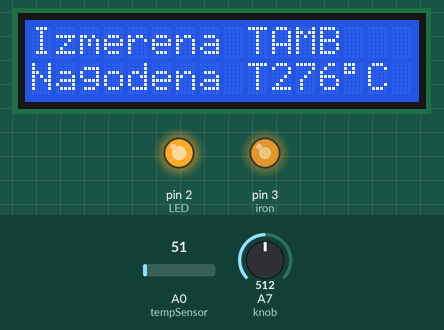
A sketch run on a simulated Arduino Nano, built with avr-gcc and run on an emulated ATmega328P. Shown: 16×2 character LCD, output pins drawn as LEDs (lit = HIGH). Inputs (shaded band) come from the test bench; at power-on: A7 (knob) = 512, A0 (tempSensor) = 51. What the sketch prints to the serial monitor is not drawn.

Above: at 1.2 s.
1.3 s: A7 (knob) set to 0
At 1.9 s:
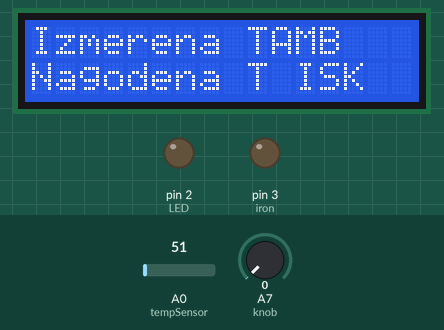
2.8 s: A7 (knob) set to 37
At 3.3 s:
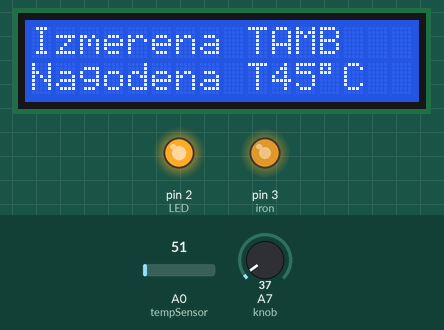
4.3 s: A7 (knob) set to 17
At 5.4 s:
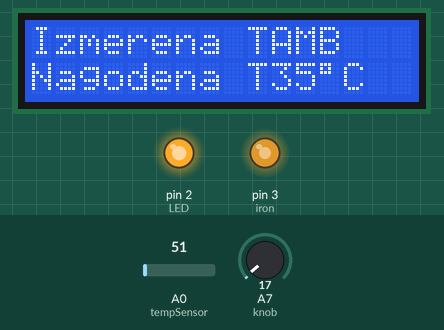
Timing chart, 0 to 7.3 s (numbered marks = the images above; inputs shaded):
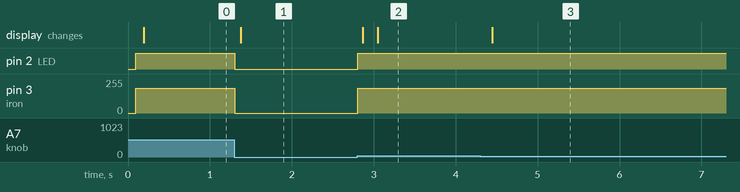

The sketch:

arduino_soldering_station_code.ino
```cpp
#include <Wire.h>
#include <LiquidCrystal_I2C.h>
#include <Arduino.h>


LiquidCrystal_I2C lcd(0x27,16,2);


#define tempSensor A0
#define knob A7
#define iron 3
#define LED 2

int
minTemp = 27,       //Minimum aquired iron tip temp during testing (°C)
maxTemp = 525,      //Maximum aquired iron tip temp during testing (°C)
minADC  = 234,      //Minimum aquired ADC value during minTemp testing
maxADC  = 733,      //Maximum aquired ADC value during minTemp testing

maxPWM    = 185,    //Maximum PWM Power
avgCounts = 5,     //Number of avg samples
lcdInterval = 80,   //LCD refresh rate (miliseconds)

pwm = 0,            //System Variable
tempRAW = 0,        //System Variable
knobRAW = 0,        //System Variable
counter = 0,        //System Variable
setTemp = 0,        //System Variable
setTempAVG = 0,     //System Variable
currentTempAVG = 0, //System Variable
previousMillis = 0; //System Variable

float
currentTemp = 0.0,  //System Variable
store = 0.0,        //System Variable
knobStore = 0.0;    //System Variable

void setup(){
  pinMode(tempSensor,INPUT); //Set Temp Sensor pin as INPUT
  pinMode(knob,INPUT);       //Set Potentiometer Knob as INPUT
  pinMode(iron,OUTPUT);      //Set MOSFET PWM pin as OUTPUT
  pinMode(LED,OUTPUT);       //Set LED Status pin as OUTPUT
  pinMode(A6,INPUT);       //Passthru Pin

  Serial.begin(9600);
  lcd.backlight();
  lcd.begin();
  lcd.clear();
  lcd.setCursor(0,1);lcd.print("Nagodena T: ");
  lcd.setCursor(0,0);lcd.print("Izmerena T: ");
}

void loop(){
  //--------Gather Sensor Data--------//
  knobRAW = analogRead(knob);
  Serial.println(knobRAW);
  //Get analog value of Potentiometer
  setTemp = map(knobRAW,0,1023,minTemp,maxTemp);  //Scale pot analog value into temp unit
  Serial.println(setTemp);
  tempRAW = analogRead(tempSensor);  //Get analog value of temp sensor
  currentTemp = map(analogRead(tempSensor),minADC,maxADC,minTemp,maxTemp);  //Sacle raw analog temp values as actual temp units
  Serial.println(currentTemp);
  //--------Get Average of Temp Sensor and Knob--------//
  if(counter<avgCounts){  //Sum up temp and knob data samples
    store = store+currentTemp;
    knobStore = knobStore+setTemp;
    counter++;
  }
  else{
    currentTempAVG = (store/avgCounts)-1;  //Get temp mean (average)
    setTempAVG = (knobStore/avgCounts);  //Get knob - set temp mean (average)
    knobStore=0;  //Reset storage variable
    store=0;      //Reset storage variable
    counter=0;    //Reset storage variable
  }

  //--------PWM Soldering Iron Power Control--------//
  if(analogRead(knob)==0){  //Turn off iron when knob as at its lowest (iron shutdown)
    digitalWrite(LED,LOW);
    pwm=0;
  }
  else if(currentTemp<=setTemp){  //Turn on iron when iron temp is lower than preset temp
    digitalWrite(LED,HIGH);
    pwm=maxPWM;
  }
  else{  //Turn off iron when iron temp is higher than preset temp
    digitalWrite(LED,LOW);
    pwm=0;
  }
  analogWrite(iron,pwm);  //Apply the aquired PWM value from the three cases above

  //--------Display Data--------//
  unsigned long currentMillis = millis(); //Use and aquire millis function instead of using delay
  if (currentMillis - previousMillis >= lcdInterval){ //LCD will only display new data ever n milisec intervals
    previousMillis = currentMillis;

    if(analogRead(knob)==0){
      lcd.setCursor(10,1);lcd.print(" ISK  ");
      Serial.println(knob);
    }
    else{
      lcd.setCursor(10,1);lcd.print(setTempAVG,1);lcd.print((char)223);lcd.print("C ");
      Serial.println(setTempAVG);
    }

    if(currentTemp<minTemp){
      lcd.setCursor(10,0);lcd.print("AMB ");
    }
    else{
      lcd.setCursor(10,0);lcd.print(currentTempAVG,1);lcd.print((char)223);lcd.print("C ");
      Serial.println(currentTempAVG);
    }
  }
}
```

Measured:
- after the input at 1.3 s, pin 2 (LED): HIGH → LOW at once; pin 3 (iron): 185/255 → 0/255 at once; the display: changes after 0.08 s (image 1)
- after the input at 2.8 s, pin 2 (LED): LOW → HIGH at once; pin 3 (iron): 0/255 → 185/255 at once; the display: first changes after 0.06 s (image 2 shows a later state)
- after the input at 4.3 s, the display: changes after 0.14 s (image 3)
